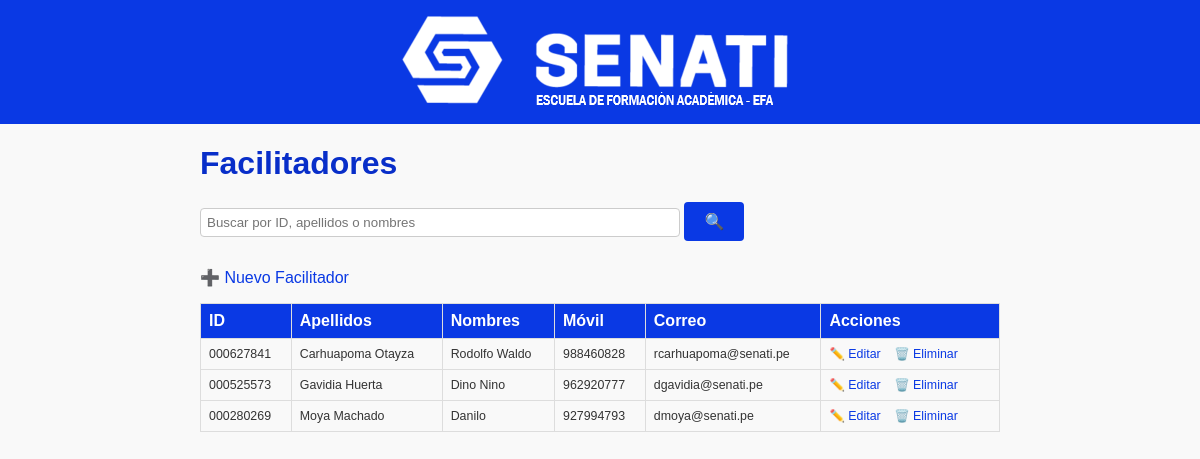
The page /facilitadores/index.php on the database its author committed.
### tables this page shows
CREATE TABLE `facilitadores` (
  `id_facilitador` int(11) NOT NULL,
  `apellidos` varchar(100) NOT NULL,
  `nombres` varchar(100) NOT NULL,
  `movil` varchar(20) DEFAULT NULL,
  `correo` varchar(150) DEFAULT NULL
);

### facilitadores/index.php (the view, shortened to what this page needs)
<?php
require '../config/database.php';
$q = trim($_GET['q'] ?? '');
if ($q !== '') {
    $like = "%{$q}%";
    $stmt = $pdo->prepare(
        "SELECT * FROM facilitadores
         WHERE id_facilitador = :q
           OR apellidos LIKE :like
           OR nombres LIKE :like
         ORDER BY apellidos, nombres"
    );
    $stmt->execute(['q' => $q, 'like' => $like]);
} else {
    $stmt = $pdo->query("SELECT * FROM facilitadores ORDER BY apellidos, nombres");
}
$facilitadores = $stmt->fetchAll();
?>
<!DOCTYPE html>
<html lang="es">
<head>
  <link rel="stylesheet" href="../public/styles.css">
</head>
<body>
<header class="site-header">
  <img src="../pics/logos.png" alt="Logo institucional">
</header>
<div class="container">
  <h1>Facilitadores</h1>
  <form method="get" action="index.php" style="margin-bottom: 15px;">
    <input type="text" name="q" placeholder="Buscar por ID, apellidos o nombres"
           value="<?= htmlspecialchars($q, ENT_QUOTES) ?>"
           style="padding: 6px; width: 60%;">
    <button type="submit">🔍</button>
  </form>
  <p><a href="create.php">➕ Nuevo Facilitador</a></p>
  <table>
    <tr>
      <th>ID</th><th>Apellidos</th><th>Nombres</th><th>Móvil</th><th>Correo</th><th>Acciones</th>
    </tr>
    <?php foreach ($facilitadores as $f): ?>
    <tr>
      <td><?= str_pad(htmlspecialchars($f['id_facilitador'], ENT_QUOTES), 9, '0', STR_PAD_LEFT) ?></td>
      <td><?= htmlspecialchars($f['apellidos'], ENT_QUOTES) ?></td>
      <td><?= htmlspecialchars($f['nombres'], ENT_QUOTES) ?></td>
      <td><?= htmlspecialchars($f['movil'], ENT_QUOTES) ?></td>
      <td><?= htmlspecialchars($f['correo'], ENT_QUOTES) ?></td>
      <td class="table-actions">
        <a href="edit.php?id=<?= urlencode($f['id_facilitador']) ?>">✏️ Editar</a>
        <a href="delete.php?id=<?= urlencode($f['id_facilitador']) ?>" onclick="return confirm('¿Eliminar este facilitador?')">🗑️ Eliminar</a>
      </td>
    </tr>
    <?php endforeach; ?>
  </table>
</div>
</body>
</html>

### public/styles.css (style rules this page uses)
:root { --primary-color: #0A39E4; --primary-dark: #082EC9; --primary-light: #3F6BF3; --text-color: #333333; --bg-color: #F9F9F9; }
body { margin: 0; font-family: Arial, sans-serif; background-color: var(--bg-color); color: var(--text-color); }
.site-header { background-color: var(--primary-color); padding: 10px 20px; text-align: center; }
.site-header img { width: 422px; height: 100px; object-fit: contain; }
.container { max-width: 800px; margin: 20px auto; padding: 0 15px; }
h1 { color: var(--primary-dark); margin-bottom: 20px; }
a { color: var(--primary-color); text-decoration: none; }
table { width: 100%; border-collapse: collapse; margin-bottom: 20px; }
table th, table td { border: 1px solid #DDDDDD; padding: 8px; }
table th { background-color: var(--primary-color); color: #FFFFFF; text-align: left; }
form input[type="text"], form input[type="number"], form input[type="date"], form select { width: 100%; padding: 8px; margin-bottom: 15px; border: 1px solid #CCCCCC; border-radius: 4px; box-sizing: border-box; }
button, input[type="submit"] { background-color: var(--primary-color); color: #FFFFFF; border: none; padding: 10px 20px; border-radius: 4px; cursor: pointer; font-size: 1rem; }
.table-actions a { margin-right: 10px; }
table td { font-size: 0.775rem; }

### rows shown on the page
facilitadores: id_facilitador "000627841", apellidos "Carhuapoma Otayza", nombres "Rodolfo Waldo", movil "988460828", correo "rcarhuapoma@senati.pe"
facilitadores: id_facilitador "000525573", apellidos "Gavidia Huerta", nombres "Dino Nino", movil "962920777", correo "dgavidia@senati.pe"
facilitadores: id_facilitador "000280269", apellidos "Moya Machado", nombres "Danilo", movil "927994793", correo "dmoya@senati.pe"
